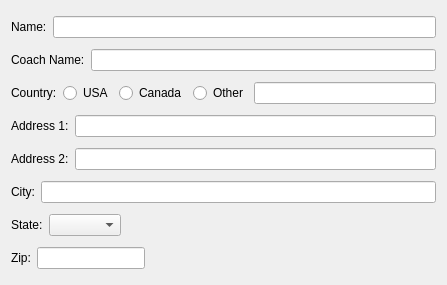
<?xml version="1.0" encoding="UTF-8"?>
<ui version="4.0">
 <class>ClubEditor</class>
 <widget class="QWidget" name="ClubEditor">
  <property name="geometry">
   <rect>
    <x>0</x>
    <y>0</y>
    <width>447</width>
    <height>285</height>
   </rect>
  </property>
  <property name="windowTitle">
   <string>Form</string>
  </property>
  <layout class="QVBoxLayout" name="verticalLayout">
   <item>
    <layout class="QHBoxLayout" name="horizontalLayout">
     <item>
      <widget class="QLabel" name="label">
       <property name="text">
        <string>Name:</string>
       </property>
      </widget>
     </item>
     <item>
      <widget class="QLineEdit" name="clubNameEdit"/>
     </item>
    </layout>
   </item>
   <item>
    <layout class="QHBoxLayout" name="horizontalLayout_2">
     <item>
      <widget class="QLabel" name="label_2">
       <property name="text">
        <string>Coach Name:</string>
       </property>
      </widget>
     </item>
     <item>
      <widget class="QLineEdit" name="coachNameEdit"/>
     </item>
    </layout>
   </item>
   <item>
    <layout class="QHBoxLayout" name="horizontalLayout_3">
     <item>
      <widget class="QLabel" name="label_8">
       <property name="text">
        <string>Country:</string>
       </property>
      </widget>
     </item>
     <item>
      <widget class="QRadioButton" name="usaBtn">
       <property name="text">
        <string>USA</string>
       </property>
      </widget>
     </item>
     <item>
      <widget class="QRadioButton" name="canadaBtn">
       <property name="text">
        <string>Canada</string>
       </property>
      </widget>
     </item>
     <item>
      <widget class="QRadioButton" name="otherCountryBtn">
       <property name="text">
        <string>Other</string>
       </property>
      </widget>
     </item>
     <item>
      <widget class="QLineEdit" name="otherCountryEdit"/>
     </item>
    </layout>
   </item>
   <item>
    <layout class="QHBoxLayout" name="horizontalLayout_4">
     <item>
      <widget class="QLabel" name="label_3">
       <property name="text">
        <string>Address 1:</string>
       </property>
      </widget>
     </item>
     <item>
      <widget class="QLineEdit" name="address1Edit"/>
     </item>
    </layout>
   </item>
   <item>
    <layout class="QHBoxLayout" name="horizontalLayout_5">
     <item>
      <widget class="QLabel" name="label_4">
       <property name="text">
        <string>Address 2:</string>
       </property>
      </widget>
     </item>
     <item>
      <widget class="QLineEdit" name="address2Edit"/>
     </item>
    </layout>
   </item>
   <item>
    <layout class="QHBoxLayout" name="horizontalLayout_6">
     <item>
      <widget class="QLabel" name="label_5">
       <property name="text">
        <string>City:</string>
       </property>
      </widget>
     </item>
     <item>
      <widget class="QLineEdit" name="cityEdit"/>
     </item>
    </layout>
   </item>
   <item>
    <layout class="QHBoxLayout" name="horizontalLayout_7" stretch="0,0,1">
     <item>
      <widget class="QLabel" name="label_6">
       <property name="text">
        <string>State:</string>
       </property>
      </widget>
     </item>
     <item>
      <widget class="QComboBox" name="stateCombo"/>
     </item>
     <item>
      <spacer name="horizontalSpacer">
       <property name="orientation">
        <enum>Qt::Horizontal</enum>
       </property>
       <property name="sizeHint" stdset="0">
        <size>
         <width>40</width>
         <height>20</height>
        </size>
       </property>
      </spacer>
     </item>
    </layout>
   </item>
   <item>
    <layout class="QHBoxLayout" name="horizontalLayout_8" stretch="0,0,1">
     <item>
      <widget class="QLabel" name="label_7">
       <property name="text">
        <string>Zip:</string>
       </property>
      </widget>
     </item>
     <item>
      <widget class="QLineEdit" name="zipEdit"/>
     </item>
     <item>
      <spacer name="horizontalSpacer_2">
       <property name="orientation">
        <enum>Qt::Horizontal</enum>
       </property>
       <property name="sizeHint" stdset="0">
        <size>
         <width>40</width>
         <height>20</height>
        </size>
       </property>
      </spacer>
     </item>
    </layout>
   </item>
  </layout>
 </widget>
 <resources/>
 <connections/>
</ui>
